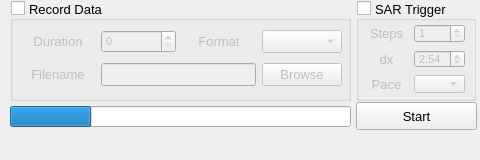
  <widget class="QDockWidget" name="collection_controls_group">
   <property name="sizePolicy">
    <sizepolicy hsizetype="Minimum" vsizetype="Minimum">
     <horstretch>0</horstretch>
     <verstretch>0</verstretch>
    </sizepolicy>
   </property>
   <property name="minimumSize">
    <size>
     <width>480</width>
     <height>160</height>
    </size>
   </property>
   <property name="maximumSize">
    <size>
     <width>480</width>
     <height>160</height>
    </size>
   </property>
   <property name="features">
    <set>QDockWidget::DockWidgetFloatable|QDockWidget::DockWidgetMovable</set>
   </property>
   <property name="allowedAreas">
    <set>Qt::BottomDockWidgetArea|Qt::TopDockWidgetArea</set>
   </property>
   <property name="windowTitle">
    <string>Collection Controls</string>
   </property>
   <attribute name="dockWidgetArea">
    <number>8</number>
   </attribute>
   <widget class="QWidget" name="dockWidgetContents_4">
    <widget class="QPushButton" name="collection_toggle_pb">
     <property name="enabled">
      <bool>true</bool>
     </property>
     <property name="geometry">
      <rect>
       <x>356</x>
       <y>102</y>
       <width>121</width>
       <height>28</height>
      </rect>
     </property>
     <property name="font">
      <font>
       <pointsize>10</pointsize>
       <weight>50</weight>
       <bold>false</bold>
      </font>
     </property>
     <property name="text">
      <string>Start</string>
     </property>
     <property name="checkable">
      <bool>true</bool>
     </property>
    </widget>
    <widget class="QGroupBox" name="sar_trigger_gb">
     <property name="geometry">
      <rect>
       <x>356</x>
       <y>0</y>
       <width>120</width>
       <height>101</height>
      </rect>
     </property>
     <property name="font">
      <font>
       <pointsize>10</pointsize>
      </font>
     </property>
     <property name="title">
      <string>SAR Trigger</string>
     </property>
     <property name="alignment">
      <set>Qt::AlignLeading|Qt::AlignLeft|Qt::AlignVCenter</set>
     </property>
     <property name="checkable">
      <bool>true</bool>
     </property>
     <property name="checked">
      <bool>false</bool>
     </property>
     <widget class="QLabel" name="label_13">
      <property name="geometry">
       <rect>
        <x>10</x>
        <y>50</y>
        <width>41</width>
        <height>18</height>
       </rect>
      </property>
      <property name="font">
       <font>
        <pointsize>10</pointsize>
        <weight>50</weight>
        <bold>false</bold>
       </font>
      </property>
      <property name="text">
       <string>dx</string>
      </property>
      <property name="alignment">
       <set>Qt::AlignCenter</set>
      </property>
     </widget>
     <widget class="QDoubleSpinBox" name="sar_trigger_dx_sb">
      <property name="geometry">
       <rect>
        <x>58</x>
        <y>50</y>
        <width>51</width>
        <height>18</height>
       </rect>
      </property>
      <property name="font">
       <font>
        <pointsize>8</pointsize>
        <weight>50</weight>
        <bold>false</bold>
       </font>
      </property>
      <property name="minimum">
       <double>1.000000000000000</double>
      </property>
      <property name="maximum">
       <double>10.000000000000000</double>
      </property>
      <property name="value">
       <double>2.540000000000000</double>
      </property>
     </widget>
     <widget class="QLabel" name="label_14">
      <property name="geometry">
       <rect>
        <x>10</x>
        <y>75</y>
        <width>41</width>
        <height>18</height>
       </rect>
      </property>
      <property name="font">
       <font>
        <pointsize>10</pointsize>
        <weight>50</weight>
        <bold>false</bold>
       </font>
      </property>
      <property name="text">
       <string>Pace</string>
      </property>
      <property name="alignment">
       <set>Qt::AlignCenter</set>
      </property>
     </widget>
     <widget class="QComboBox" name="sar_trigger_pace_cb">
      <property name="geometry">
       <rect>
        <x>58</x>
        <y>75</y>
        <width>51</width>
        <height>18</height>
       </rect>
      </property>
      <property name="font">
       <font>
        <pointsize>8</pointsize>
        <weight>50</weight>
        <bold>false</bold>
       </font>
      </property>
     </widget>
     <widget class="QLabel" name="label_11">
      <property name="geometry">
       <rect>
        <x>10</x>
        <y>24</y>
        <width>41</width>
        <height>19</height>
       </rect>
      </property>
      <property name="font">
       <font>
        <pointsize>10</pointsize>
        <weight>50</weight>
        <bold>false</bold>
       </font>
      </property>
      <property name="layoutDirection">
       <enum>Qt::LeftToRight</enum>
      </property>
      <property name="text">
       <string>Steps</string>
      </property>
      <property name="alignment">
       <set>Qt::AlignCenter</set>
      </property>
     </widget>
     <widget class="QSpinBox" name="sar_trigger_steps_sb">
      <property name="geometry">
       <rect>
        <x>58</x>
        <y>24</y>
        <width>51</width>
        <height>19</height>
       </rect>
      </property>
      <property name="font">
       <font>
        <pointsize>8</pointsize>
        <weight>50</weight>
        <bold>false</bold>
       </font>
      </property>
      <property name="suffix">
       <string/>
      </property>
      <property name="minimum">
       <number>1</number>
      </property>
      <property name="maximum">
       <number>250</number>
      </property>
      <property name="value">
       <number>1</number>
      </property>
     </widget>
    </widget>
    <widget class="QProgressBar" name="collect_progress_bar">
     <property name="geometry">
      <rect>
       <x>10</x>
       <y>106</y>
       <width>341</width>
       <height>21</height>
      </rect>
     </property>
     <property name="value">
      <number>24</number>
     </property>
     <property name="textVisible">
      <bool>false</bool>
     </property>
    </widget>
    <widget class="QGroupBox" name="record_data_gb">
     <property name="geometry">
      <rect>
       <x>10</x>
       <y>0</y>
       <width>341</width>
       <height>101</height>
      </rect>
     </property>
     <property name="font">
      <font>
       <pointsize>10</pointsize>
      </font>
     </property>
     <property name="title">
      <string>Record Data</string>
     </property>
     <property name="alignment">
      <set>Qt::AlignLeading|Qt::AlignLeft|Qt::AlignVCenter</set>
     </property>
     <property name="checkable">
      <bool>true</bool>
     </property>
     <property name="checked">
      <bool>false</bool>
     </property>
     <widget class="QWidget" name="layoutWidget">
      <property name="geometry">
       <rect>
        <x>11</x>
        <y>26</y>
        <width>321</width>
        <height>66</height>
       </rect>
      </property>
      <layout class="QGridLayout" name="gridLayout_2">
       <item row="0" column="0">
        <widget class="QLabel" name="label_19">
         <property name="font">
          <font>
           <pointsize>10</pointsize>
           <weight>50</weight>
           <bold>false</bold>
          </font>
         </property>
         <property name="layoutDirection">
          <enum>Qt::LeftToRight</enum>
         </property>
         <property name="text">
          <string>Duration</string>
         </property>
         <property name="alignment">
          <set>Qt::AlignCenter</set>
         </property>
        </widget>
       </item>
       <item row="0" column="1">
        <widget class="QSpinBox" name="record_data_duration_sb">
         <property name="font">
          <font>
           <pointsize>8</pointsize>
           <weight>50</weight>
           <bold>false</bold>
          </font>
         </property>
         <property name="maximum">
          <number>3600</number>
         </property>
        </widget>
       </item>
       <item row="0" column="2">
        <widget class="QLabel" name="label_20">
         <property name="font">
          <font>
           <pointsize>10</pointsize>
           <weight>50</weight>
           <bold>false</bold>
          </font>
         </property>
         <property name="text">
          <string>Format</string>
         </property>
         <property name="alignment">
          <set>Qt::AlignCenter</set>
         </property>
        </widget>
       </item>
       <item row="0" column="3">
        <widget class="QComboBox" name="record_data_format_cb">
         <property name="font">
          <font>
           <pointsize>10</pointsize>
           <weight>50</weight>
           <bold>false</bold>
          </font>
         </property>
        </widget>
       </item>
       <item row="1" column="0">
        <widget class="QLabel" name="label_21">
         <property name="font">
          <font>
           <pointsize>10</pointsize>
           <weight>50</weight>
           <bold>false</bold>
           <kerning>true</kerning>
          </font>
         </property>
         <property name="layoutDirection">
          <enum>Qt::LeftToRight</enum>
         </property>
         <property name="text">
          <string>Filename</string>
         </property>
         <property name="alignment">
          <set>Qt::AlignCenter</set>
         </property>
        </widget>
       </item>
       <item row="1" column="1" colspan="2">
        <widget class="QLineEdit" name="record_data_filename_le"/>
       </item>
       <item row="1" column="3">
        <widget class="QPushButton" name="record_data_browse_pb">
         <property name="minimumSize">
          <size>
           <width>0</width>
           <height>0</height>
          </size>
         </property>
         <property name="font">
          <font>
           <pointsize>10</pointsize>
           <weight>50</weight>
           <bold>false</bold>
           <kerning>true</kerning>
          </font>
         </property>
         <property name="text">
          <string>Browse</string>
         </property>
        </widget>
       </item>
      </layout>
     </widget>
    </widget>
   </widget>
  </widget>
